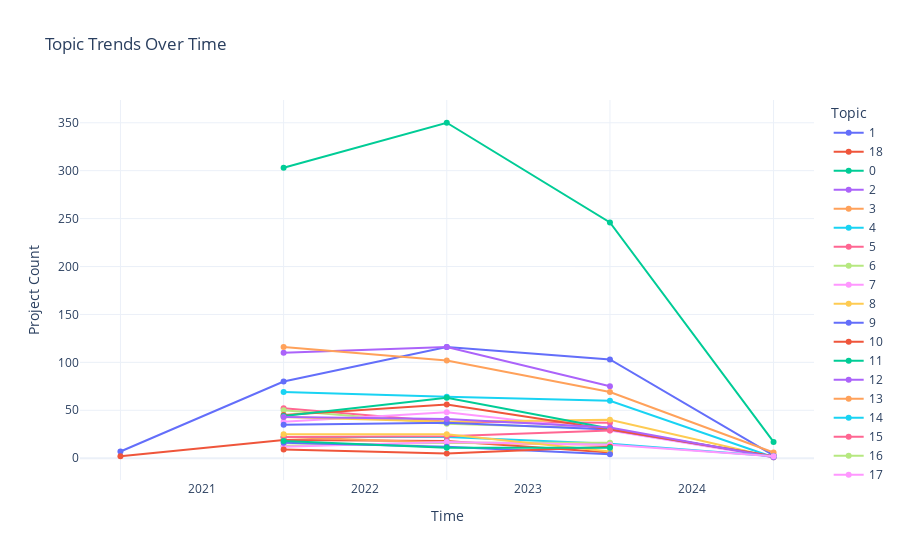

Write notebook code for a chart like this one.
### Code cell
# Plot using Plotly
fig = px.line(
    topic_trend,
    x="time_period",
    y="count",
    color="topic",
    markers=True,
    title="Topic Trends Over Time",
    hover_name="topic_label",
)

fig.update_layout(
    xaxis_title="Time",
    yaxis_title="Project Count",
    legend_title="Topic",
    xaxis=dict(tickformat="%Y", ticklabelmode="period"),
    hovermode="x unified",
)

fig.show()

### Figure 1 — Plotly figure (JSON) as saved in the notebook; plotly's stock layout.template omitted (floating-point values rounded to 4 significant figures)
{"data": [{"hovertemplate": "<b>%{hovertext}</b><br><br>topic=1<br>time_period=%{x}<br>count=%{y}<extra></extra>", "hovertext": ["Innovative Vaccines, Antivirals, and Diagnostics Tools", "Innovative Vaccines, Antivirals, and Diagnostics Tools", "Innovative Vaccines, Antivirals, and Diagnostics Tools", "Innovative Vaccines, Antivirals, and Diagnostics Tools", "Innovative Vaccines, Antivirals, and Diagnostics Tools"], "legendgroup": "1", "line": {"color": "#636efa", "dash": "solid"}, "marker": {"symbol": "circle"}, "mode": "lines+markers", "name": "1", "orientation": "v", "showlegend": true, "type": "scatter", "x": ["2021-01-01T00:00:00.000000000", "2022-01-01T00:00:00.000000000", "2023-01-01T00:00:00.000000000", "2024-01-01T00:00:00.000000000", "2025-01-01T00:00:00.000000000"], "xaxis": "x", "y": [7, 80, 116, 103, 3], "yaxis": "y"}, {"hovertemplate": "<b>%{hovertext}</b><br><br>topic=18<br>time_period=%{x}<br>count=%{y}<extra></extra>", "hovertext": ["Infectious Disease Dynamics and Pandemic Response", "Infectious Disease Dynamics and Pandemic Response", "Infectious Disease Dynamics and Pandemic Response", "Infectious Disease Dynamics and Pandemic Response"], "legendgroup": "18", "line": {"color": "#EF553B", "dash": "solid"}, "marker": {"symbol": "circle"}, "mode": "lines+markers", "name": "18", "orientation": "v", "showlegend": true, "type": "scatter", "x": ["2021-01-01T00:00:00.000000000", "2022-01-01T00:00:00.000000000", "2023-01-01T00:00:00.000000000", "2024-01-01T00:00:00.000000000"], "xaxis": "x", "y": [2, 19, 18, 6], "yaxis": "y"}, {"hovertemplate": "<b>%{hovertext}</b><br><br>topic=0<br>time_period=%{x}<br>count=%{y}<extra></extra>", "hovertext": ["Cancer Immunotherapy and Tumor Biology", "Cancer Immunotherapy and Tumor Biology", "Cancer Immunotherapy and Tumor Biology", "Cancer Immunotherapy and Tumor Biology"], "legendgroup": "0", "line": {"color": "#00cc96", "dash": "solid"}, "marker": {"symbol": "circle"}, "mode": "lines+markers", "name": "0", "orientation": "v", "showlegend": true, "type": "scatter", "x": ["2022-01-01T00:00:00.000000000", "2023-01-01T00:00:00.000000000", "2024-01-01T00:00:00.000000000", "2025-01-01T00:00:00.000000000"], "xaxis": "x", "y": [303, 350, 246, 17], "yaxis": "y"}, {"hovertemplate": "<b>%{hovertext}</b><br><br>topic=2<br>time_period=%{x}<br>count=%{y}<extra></extra>", "hovertext": ["Digital, Social, and Policy Innovations in Health", "Digital, Social, and Policy Innovations in Health", "Digital, Social, and Policy Innovations in Health"], "legendgroup": "2", "line": {"color": "#ab63fa", "dash": "solid"}, "marker": {"symbol": "circle"}, "mode": "lines+markers", "name": "2", "orientation": "v", "showlegend": true, "type": "scatter", "x": ["2022-01-01T00:00:00.000000000", "2023-01-01T00:00:00.000000000", "2024-01-01T00:00:00.000000000"], "xaxis": "x", "y": [110, 116, 75], "yaxis": "y"}, {"hovertemplate": "<b>%{hovertext}</b><br><br>topic=3<br>time_period=%{x}<br>count=%{y}<extra></extra>", "hovertext": ["Multimodal Cancer Imaging and Diagnostics Technologies", "Multimodal Cancer Imaging and Diagnostics Technologies", "Multimodal Cancer Imaging and Diagnostics Technologies", "Multimodal Cancer Imaging and Diagnostics Technologies"], "legendgroup": "3", "line": {"color": "#FFA15A", "dash": "solid"}, "marker": {"symbol": "circle"}, "mode": "lines+markers", "name": "3", "orientation": "v", "showlegend": true, "type": "scatter", "x": ["2022-01-01T00:00:00.000000000", "2023-01-01T00:00:00.000000000", "2024-01-01T00:00:00.000000000", "2025-01-01T00:00:00.000000000"], "xaxis": "x", "y": [116, 102, 69, 6], "yaxis": "y"}, {"hovertemplate": "<b>%{hovertext}</b><br><br>topic=4<br>time_period=%{x}<br>count=%{y}<extra></extra>", "hovertext": ["Molecular Mechanisms and Innovative Treatments for Neurodegeneration", "Molecular Mechanisms and Innovative Treatments for Neurodegeneration", "Molecular Mechanisms and Innovative Treatments for Neurodegeneration", "Molecular Mechanisms and Innovative Treatments for Neurodegeneration"], "legendgroup": "4", "line": {"color": "#19d3f3", "dash": "solid"}, "marker": {"symbol": "circle"}, "mode": "lines+markers", "name": "4", "orientation": "v", "showlegend": true, "type": "scatter", "x": ["2022-01-01T00:00:00.000000000", "2023-01-01T00:00:00.000000000", "2024-01-01T00:00:00.000000000", "2025-01-01T00:00:00.000000000"], "xaxis": "x", "y": [69, 64, 60, 1], "yaxis": "y"}, {"hovertemplate": "<b>%{hovertext}</b><br><br>topic=5<br>time_period=%{x}<br>count=%{y}<extra></extra>", "hovertext": ["Sustainable Food Systems and Nutritional Innovations", "Sustainable Food Systems and Nutritional Innovations", "Sustainable Food Systems and Nutritional Innovations"], "legendgroup": "5", "line": {"color": "#FF6692", "dash": "solid"}, "marker": {"symbol": "circle"}, "mode": "lines+markers", "name": "5", "orientation": "v", "showlegend": true, "type": "scatter", "x": ["2022-01-01T00:00:00.000000000", "2023-01-01T00:00:00.000000000", "2024-01-01T00:00:00.000000000"], "xaxis": "x", "y": [52, 38, 37], "yaxis": "y"}, {"hovertemplate": "<b>%{hovertext}</b><br><br>topic=6<br>time_period=%{x}<br>count=%{y}<extra></extra>", "hovertext": ["Bone Bioprinting and Regenerative Implant Technologies", "Bone Bioprinting and Regenerative Implant Technologies", "Bone Bioprinting and Regenerative Implant Technologies", "Bone Bioprinting and Regenerative Implant Technologies"], "legendgroup": "6", "line": {"color": "#B6E880", "dash": "solid"}, "marker": {"symbol": "circle"}, "mode": "lines+markers", "name": "6", "orientation": "v", "showlegend": true, "type": "scatter", "x": ["2022-01-01T00:00:00.000000000", "2023-01-01T00:00:00.000000000", "2024-01-01T00:00:00.000000000", "2025-01-01T00:00:00.000000000"], "xaxis": "x", "y": [50, 36, 31, 1], "yaxis": "y"}, {"hovertemplate": "<b>%{hovertext}</b><br><br>topic=7<br>time_period=%{x}<br>count=%{y}<extra></extra>", "hovertext": ["Holistic Approaches to Antimicrobial and Antibiotic Resistance", "Holistic Approaches to Antimicrobial and Antibiotic Resistance", "Holistic Approaches to Antimicrobial and Antibiotic Resistance", "Holistic Approaches to Antimicrobial and Antibiotic Resistance"], "legendgroup": "7", "line": {"color": "#FF97FF", "dash": "solid"}, "marker": {"symbol": "circle"}, "mode": "lines+markers", "name": "7", "orientation": "v", "showlegend": true, "type": "scatter", "x": ["2022-01-01T00:00:00.000000000", "2023-01-01T00:00:00.000000000", "2024-01-01T00:00:00.000000000", "2025-01-01T00:00:00.000000000"], "xaxis": "x", "y": [38, 48, 29, 1], "yaxis": "y"}, {"hovertemplate": "<b>%{hovertext}</b><br><br>topic=8<br>time_period=%{x}<br>count=%{y}<extra></extra>", "hovertext": ["Precision Medicine and Therapeutics for Gut Microbiome Disorders", "Precision Medicine and Therapeutics for Gut Microbiome Disorders", "Precision Medicine and Therapeutics for Gut Microbiome Disorders", "Precision Medicine and Therapeutics for Gut Microbiome Disorders"], "legendgroup": "8", "line": {"color": "#FECB52", "dash": "solid"}, "marker": {"symbol": "circle"}, "mode": "lines+markers", "name": "8", "orientation": "v", "showlegend": true, "type": "scatter", "x": ["2022-01-01T00:00:00.000000000", "2023-01-01T00:00:00.000000000", "2024-01-01T00:00:00.000000000", "2025-01-01T00:00:00.000000000"], "xaxis": "x", "y": [43, 38, 40, 1], "yaxis": "y"}, {"hovertemplate": "<b>%{hovertext}</b><br><br>topic=9<br>time_period=%{x}<br>count=%{y}<extra></extra>", "hovertext": ["Molecular and Ecological Plant Adaptation", "Molecular and Ecological Plant Adaptation", "Molecular and Ecological Plant Adaptation", "Molecular and Ecological Plant Adaptation"], "legendgroup": "9", "line": {"color": "#636efa", "dash": "solid"}, "marker": {"symbol": "circle"}, "mode": "lines+markers", "name": "9", "orientation": "v", "showlegend": true, "type": "scatter", "x": ["2022-01-01T00:00:00.000000000", "2023-01-01T00:00:00.000000000", "2024-01-01T00:00:00.000000000", "2025-01-01T00:00:00.000000000"], "xaxis": "x", "y": [35, 37, 30, 2], "yaxis": "y"}, {"hovertemplate": "<b>%{hovertext}</b><br><br>topic=10<br>time_period=%{x}<br>count=%{y}<extra></extra>", "hovertext": ["Neuromodulation and Neurotechnology Therapies", "Neuromodulation and Neurotechnology Therapies", "Neuromodulation and Neurotechnology Therapies", "Neuromodulation and Neurotechnology Therapies"], "legendgroup": "10", "line": {"color": "#EF553B", "dash": "solid"}, "marker": {"symbol": "circle"}, "mode": "lines+markers", "name": "10", "orientation": "v", "showlegend": true, "type": "scatter", "x": ["2022-01-01T00:00:00.000000000", "2023-01-01T00:00:00.000000000", "2024-01-01T00:00:00.000000000", "2025-01-01T00:00:00.000000000"], "xaxis": "x", "y": [45, 56, 30, 2], "yaxis": "y"}, {"hovertemplate": "<b>%{hovertext}</b><br><br>topic=11<br>time_period=%{x}<br>count=%{y}<extra></extra>", "hovertext": ["Next-Generation Cardiovascular Diagnostics and Therapies", "Next-Generation Cardiovascular Diagnostics and Therapies", "Next-Generation Cardiovascular Diagnostics and Therapies"], "legendgroup": "11", "line": {"color": "#00cc96", "dash": "solid"}, "marker": {"symbol": "circle"}, "mode": "lines+markers", "name": "11", "orientation": "v", "showlegend": true, "type": "scatter", "x": ["2022-01-01T00:00:00.000000000", "2023-01-01T00:00:00.000000000", "2024-01-01T00:00:00.000000000"], "xaxis": "x", "y": [44, 63, 31], "yaxis": "y"}, {"hovertemplate": "<b>%{hovertext}</b><br><br>topic=12<br>time_period=%{x}<br>count=%{y}<extra></extra>", "hovertext": ["Trustworthy AI and Data Privacy in Digital Health", "Trustworthy AI and Data Privacy in Digital Health", "Trustworthy AI and Data Privacy in Digital Health", "Trustworthy AI and Data Privacy in Digital Health"], "legendgroup": "12", "line": {"color": "#ab63fa", "dash": "solid"}, "marker": {"symbol": "circle"}, "mode": "lines+markers", "name": "12", "orientation": "v", "showlegend": true, "type": "scatter", "x": ["2022-01-01T00:00:00.000000000", "2023-01-01T00:00:00.000000000", "2024-01-01T00:00:00.000000000", "2025-01-01T00:00:00.000000000"], "xaxis": "x", "y": [43, 41, 32, 1], "yaxis": "y"}, {"hovertemplate": "<b>%{hovertext}</b><br><br>topic=13<br>time_period=%{x}<br>count=%{y}<extra></extra>", "hovertext": ["Regenerative Cardiac Models and Therapeutics", "Regenerative Cardiac Models and Therapeutics", "Regenerative Cardiac Models and Therapeutics"], "legendgroup": "13", "line": {"color": "#FFA15A", "dash": "solid"}, "marker": {"symbol": "circle"}, "mode": "lines+markers", "name": "13", "orientation": "v", "showlegend": true, "type": "scatter", "x": ["2022-01-01T00:00:00.000000000", "2023-01-01T00:00:00.000000000", "2024-01-01T00:00:00.000000000"], "xaxis": "x", "y": [22, 16, 14], "yaxis": "y"}, {"hovertemplate": "<b>%{hovertext}</b><br><br>topic=14<br>time_period=%{x}<br>count=%{y}<extra></extra>", "hovertext": ["NAFLD and Translational Liver Research", "NAFLD and Translational Liver Research", "NAFLD and Translational Liver Research", "NAFLD and Translational Liver Research"], "legendgroup": "14", "line": {"color": "#19d3f3", "dash": "solid"}, "marker": {"symbol": "circle"}, "mode": "lines+markers", "name": "14", "orientation": "v", "showlegend": true, "type": "scatter", "x": ["2022-01-01T00:00:00.000000000", "2023-01-01T00:00:00.000000000", "2024-01-01T00:00:00.000000000", "2025-01-01T00:00:00.000000000"], "xaxis": "x", "y": [22, 22, 15, 2], "yaxis": "y"}, {"hovertemplate": "<b>%{hovertext}</b><br><br>topic=15<br>time_period=%{x}<br>count=%{y}<extra></extra>", "hovertext": ["Brain Sensory and Cognitive Processing", "Brain Sensory and Cognitive Processing", "Brain Sensory and Cognitive Processing"], "legendgroup": "15", "line": {"color": "#FF6692", "dash": "solid"}, "marker": {"symbol": "circle"}, "mode": "lines+markers", "name": "15", "orientation": "v", "showlegend": true, "type": "scatter", "x": ["2022-01-01T00:00:00.000000000", "2023-01-01T00:00:00.000000000", "2024-01-01T00:00:00.000000000"], "xaxis": "x", "y": [22, 23, 29], "yaxis": "y"}, {"hovertemplate": "<b>%{hovertext}</b><br><br>topic=16<br>time_period=%{x}<br>count=%{y}<extra></extra>", "hovertext": ["Diabetes Monitoring and Hormonal Regulation Methods", "Diabetes Monitoring and Hormonal Regulation Methods", "Diabetes Monitoring and Hormonal Regulation Methods"], "legendgroup": "16", "line": {"color": "#B6E880", "dash": "solid"}, "marker": {"symbol": "circle"}, "mode": "lines+markers", "name": "16", "orientation": "v", "showlegend": true, "type": "scatter", "x": ["2022-01-01T00:00:00.000000000", "2023-01-01T00:00:00.000000000", "2024-01-01T00:00:00.000000000"], "xaxis": "x", "y": [13, 16, 16], "yaxis": "y"}, {"hovertemplate": "<b>%{hovertext}</b><br><br>topic=17<br>time_period=%{x}<br>count=%{y}<extra></extra>", "hovertext": ["Catalysis and Synthetic Organic Chemistry", "Catalysis and Synthetic Organic Chemistry", "Catalysis and Synthetic Organic Chemistry", "Catalysis and Synthetic Organic Chemistry"], "legendgroup": "17", "line": {"color": "#FF97FF", "dash": "solid"}, "marker": {"symbol": "circle"}, "mode": "lines+markers", "name": "17", "orientation": "v", "showlegend": true, "type": "scatter", "x": ["2022-01-01T00:00:00.000000000", "2023-01-01T00:00:00.000000000", "2024-01-01T00:00:00.000000000", "2025-01-01T00:00:00.000000000"], "xaxis": "x", "y": [12, 17, 14, 2], "yaxis": "y"}, {"hovertemplate": "<b>%{hovertext}</b><br><br>topic=19<br>time_period=%{x}<br>count=%{y}<extra></extra>", "hovertext": ["Cancer Prevention and Patient-Centered Care", "Cancer Prevention and Patient-Centered Care", "Cancer Prevention and Patient-Centered Care"], "legendgroup": "19", "line": {"color": "#FECB52", "dash": "solid"}, "marker": {"symbol": "circle"}, "mode": "lines+markers", "name": "19", "orientation": "v", "showlegend": true, "type": "scatter", "x": ["2022-01-01T00:00:00.000000000", "2023-01-01T00:00:00.000000000", "2024-01-01T00:00:00.000000000"], "xaxis": "x", "y": [25, 25, 7], "yaxis": "y"}, {"hovertemplate": "<b>%{hovertext}</b><br><br>topic=20<br>time_period=%{x}<br>count=%{y}<extra></extra>", "hovertext": ["Retinal and Ocular Disease Mechanisms and Therapies", "Retinal and Ocular Disease Mechanisms and Therapies", "Retinal and Ocular Disease Mechanisms and Therapies"], "legendgroup": "20", "line": {"color": "#636efa", "dash": "solid"}, "marker": {"symbol": "circle"}, "mode": "lines+markers", "name": "20", "orientation": "v", "showlegend": true, "type": "scatter", "x": ["2022-01-01T00:00:00.000000000", "2023-01-01T00:00:00.000000000", "2024-01-01T00:00:00.000000000"], "xaxis": "x", "y": [16, 12, 4], "yaxis": "y"}, {"hovertemplate": "<b>%{hovertext}</b><br><br>topic=21<br>time_period=%{x}<br>count=%{y}<extra></extra>", "hovertext": ["Chronic Kidney Disease and Organoids", "Chronic Kidney Disease and Organoids", "Chronic Kidney Disease and Organoids"], "legendgroup": "21", "line": {"color": "#EF553B", "dash": "solid"}, "marker": {"symbol": "circle"}, "mode": "lines+markers", "name": "21", "orientation": "v", "showlegend": true, "type": "scatter", "x": ["2022-01-01T00:00:00.000000000", "2023-01-01T00:00:00.000000000", "2024-01-01T00:00:00.000000000"], "xaxis": "x", "y": [9, 5, 12], "yaxis": "y"}, {"hovertemplate": "<b>%{hovertext}</b><br><br>topic=22<br>time_period=%{x}<br>count=%{y}<extra></extra>", "hovertext": ["Sustainable Pharmaceutical Manufacturing Technologies", "Sustainable Pharmaceutical Manufacturing Technologies", "Sustainable Pharmaceutical Manufacturing Technologies"], "legendgroup": "22", "line": {"color": "#00cc96", "dash": "solid"}, "marker": {"symbol": "circle"}, "mode": "lines+markers", "name": "22", "orientation": "v", "showlegend": true, "type": "scatter", "x": ["2022-01-01T00:00:00.000000000", "2023-01-01T00:00:00.000000000", "2024-01-01T00:00:00.000000000"], "xaxis": "x", "y": [18, 11, 11], "yaxis": "y"}], "layout": {"hovermode": "x unified", "legend": {"title": {"text": "Topic"}, "tracegroupgap": 0}, "title": {"text": "Topic Trends Over Time"}, "xaxis": {"anchor": "y", "domain": [0, 1], "tickformat": "%Y", "ticklabelmode": "period", "title": {"text": "Time"}}, "yaxis": {"anchor": "x", "domain": [0, 1], "title": {"text": "Project Count"}}}}
